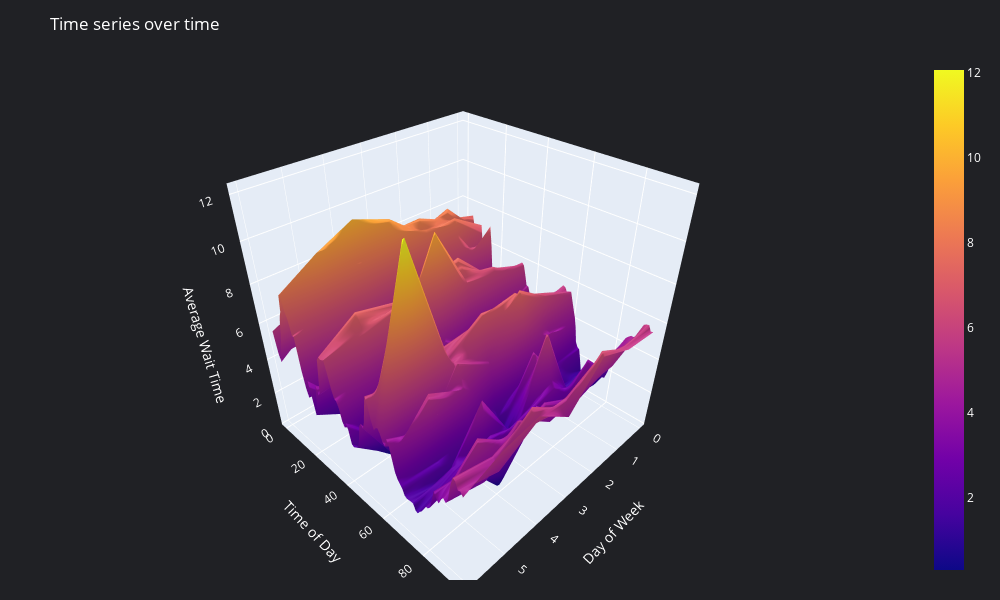

Write notebook code for a chart like this one.
### Code cell
import plotly.graph_objects as go

fig = go.Figure(data=[go.Surface(z=series_df)])
color = "#202125"

fig.update_layout(
    title='Time series over time', 
    autosize=False,
    width=1000, 
    height=600,
    margin=dict(l=20, r=20, b=20, t=60),
    scene=dict(
        xaxis_title='Day of Week',
        yaxis_title='Time of Day',
        zaxis_title='Average Wait Time',
        bgcolor=color,
        xaxis=dict(showgrid=True, gridwidth=1, gridcolor='white'),
    ),
    font=dict(
        color="white",
        size=12
    ),
    plot_bgcolor=color,
    paper_bgcolor=color,
)
fig.show()

### Figure 1 — Plotly figure (JSON) as saved in the notebook; plotly's stock layout.template omitted (floating-point values rounded to 4 significant figures; data arrays with more than 128 entries replaced by an {"elided": "..."} marker saying what was removed)
{"data": [{"type": "surface", "z": {"elided": "96x7 float values"}}], "layout": {"autosize": false, "font": {"color": "white", "size": 12}, "height": 600, "margin": {"b": 20, "l": 20, "r": 20, "t": 60}, "paper_bgcolor": "#202125", "plot_bgcolor": "#202125", "scene": {"bgcolor": "#202125", "xaxis": {"gridcolor": "white", "gridwidth": 1, "showgrid": true, "title": {"text": "Day of Week"}}, "yaxis": {"title": {"text": "Time of Day"}}, "zaxis": {"title": {"text": "Average Wait Time"}}}, "title": {"text": "Time series over time"}, "width": 1000}}
